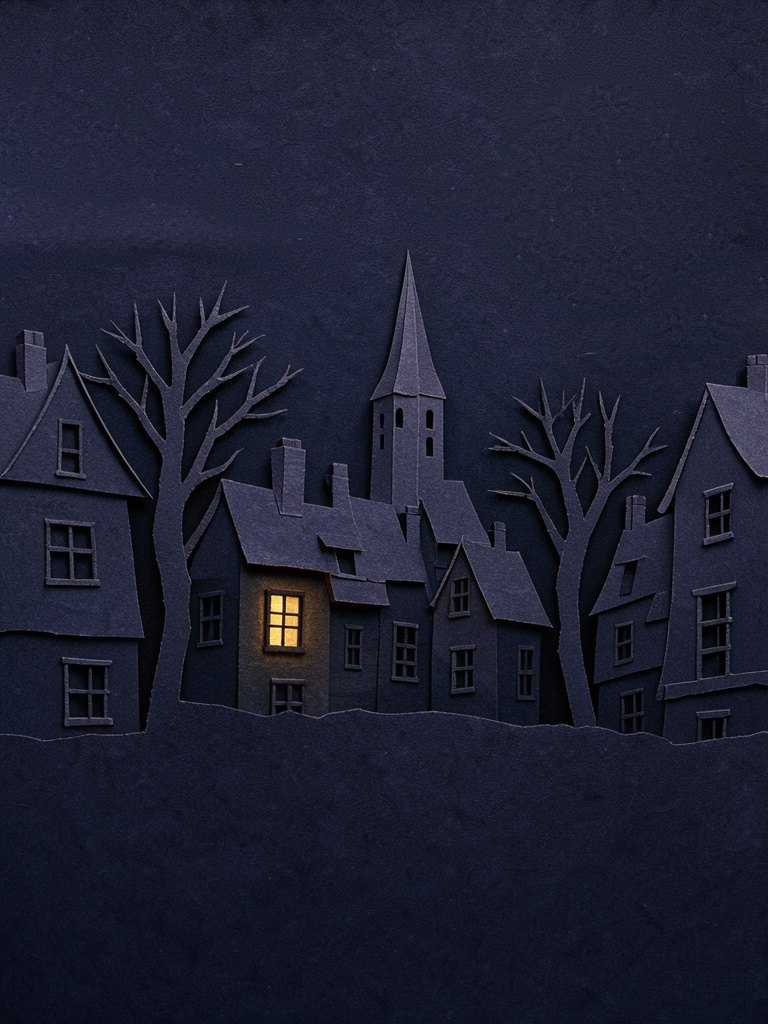
#> input picture docs/design/art/layers/night-village/village_plate.png, 768 x 1024 px, given in place of village_plate.webp, which was not available
$ python windows_lit.py
#> lines starting #> are read from the running program, lines starting #| are printed output that depends on the picture
#> in main, plate is the input picture: PIL image 768x1024 RGB; mean R, G, B 29.4, 31.4, 49.4
"""Cuts the night village's dark windows into lit ones (prototype `atmosphere-proto`).

No image model: each window's panes are found in `village_plate.webp` itself (the panes
are darker than the paper frames round them) and filled with the warm light of the one
window the art already lit, keeping the plate's own grain. Writes an atlas,
`assets/skins/shadow_paper/atmo/windows_lit.webp`, and prints each window's rect on the
canvas and in the atlas for `atmo_village.dart`.

    uv run --with numpy --with pillow python frontend/tool/atmo/windows_lit.py
"""

import pathlib

import numpy as np
from PIL import Image

HERE = pathlib.Path(__file__).resolve().parents[2]
PLATE = HERE / "assets/skins/shadow_paper/layers/night_village/village_plate.webp"
OUT = HERE / "assets/skins/shadow_paper/atmo/windows_lit.webp"

# Canvas rects (left, top, right, bottom) of the dark windows, read off the plate.
WINDOWS = [
    (59, 420, 83, 477),
    (47, 520, 99, 585),
    (63, 659, 110, 725),
    (199, 593, 222, 645),
    (272, 680, 304, 713),
    (345, 625, 363, 670),
    (392, 623, 418, 680),
    (449, 577, 470, 617),
    (451, 647, 476, 691),
    (518, 647, 535, 698),
    (613, 622, 633, 665),
    (620, 688, 643, 733),
    (705, 487, 732, 543),
    (697, 587, 733, 677),
    (337, 550, 355, 573),
]
HOT = np.array([255, 222, 140], float)
EDGE = np.array([206, 138, 58], float)


def lit(crop):
    rgb = np.asarray(crop, float)
    lum = rgb @ np.array([0.299, 0.587, 0.114])
    lo, hi = np.percentile(lum, 15), np.percentile(lum, 85)
#> lo = 5.87; hi = 67.97
    thr = (lo + hi) / 2
#> thr = 36.92
    alpha = np.clip((thr + 5 - lum) / 10, 0, 1)
    h, w = lum.shape
#> h = 57; w = 24
    yy, xx = np.mgrid[0:h, 0:w]
    r = np.sqrt(((xx - w / 2) / (w / 2)) ** 2 + ((yy - h / 2) / (h / 2)) ** 2)
    t = np.clip(r / 1.2, 0, 1)[..., None]
    colour = HOT * (1 - t) + EDGE * t
    grain = (lum - lum.mean())[..., None] * 0.9
    colour = np.clip(colour + grain, 0, 255)
    out = np.dstack([colour, alpha * 255]).astype(np.uint8)
    return Image.fromarray(out, "RGBA")


def main():
    plate = Image.open(PLATE).convert("RGB")
    sprites = [lit(plate.crop(r)) for r in WINDOWS]
#> in lit (call 5), `lum = rgb @ np.array([0.299, 0.587, 0.114])`:
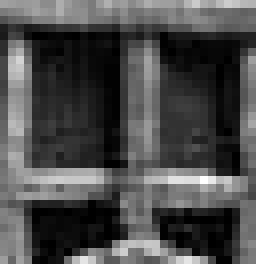
#> lum: shape (33, 32) float64 (shown 8 times larger); min 0, max 82.08, mean 24.3; drawn with min black and max white
#> in lit (call 5), `lo, hi = np.percentile(lum, 15), np.percentile(lum, 85)`: lo = 3.29; hi = 44.58
#> in lit (call 5), `thr = (lo + hi) / 2`: thr = 23.93
#> in lit (call 5), `out = np.dstack([colour, alpha * 255]).astype(np.uint8)`:
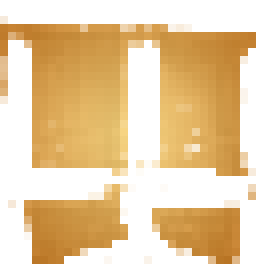
#> out: shape (33, 32, 4) (shown 8 times larger); mean of channels 0, 1, 2, 3 222.9, 168.1, 87.4, 137; transparent parts drawn white
#> in lit (call 7), `rgb = np.asarray(crop, float)`:
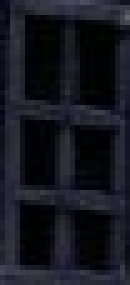
#> rgb: shape (57, 26, 3) float64 (shown 5 times larger); mean R, G, B 22.1, 22.5, 31.6
#> in lit (call 7), `lo, hi = np.percentile(lum, 15), np.percentile(lum, 85)`: lo = 2.16; hi = 45.37
#> in lit (call 7), `thr = (lo + hi) / 2`: thr = 23.76
#> in lit (call 8), `lum = rgb @ np.array([0.299, 0.587, 0.114])`:
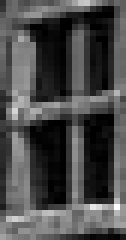
#> lum: shape (40, 21) float64 (shown 6 times larger); min 0.228, max 88.08, mean 25.9; drawn with min black and max white
#> in lit (call 8), `lo, hi = np.percentile(lum, 15), np.percentile(lum, 85)`: lo = 3.91; hi = 46.89
#> in lit (call 8), `thr = (lo + hi) / 2`: thr = 25.4
#> in lit (call 9), `rgb = np.asarray(crop, float)`:
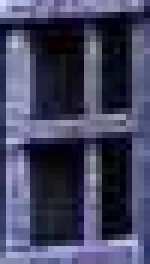
#> rgb: shape (44, 25, 3) float64 (shown 6 times larger); mean R, G, B 23.7, 24, 33.4; drawn with min black and max white
#> in lit (call 9), `lum = rgb @ np.array([0.299, 0.587, 0.114])`:
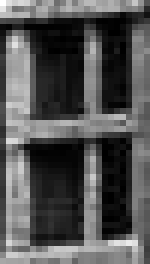
#> lum: shape (44, 25) float64 (shown 6 times larger); min 0.228, max 75.88, mean 25; drawn with min black and max white
#> in lit (call 9), `lo, hi = np.percentile(lum, 15), np.percentile(lum, 85)`: lo = 4.15; hi = 47.9
#> in lit (call 9), `thr = (lo + hi) / 2`: thr = 26.02
#> in lit (call 9), `alpha = np.clip((thr + 5 - lum) / 10, 0, 1)`:
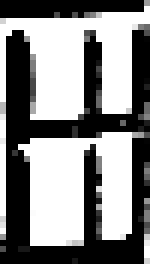
#> alpha: shape (44, 25) float64 (shown 6 times larger); min 0, max 1, mean 0.527
#> sprites = 15 items
    width = sum(s.width for s in sprites) + 2 * len(sprites)
#> width = 439
    height = max(s.height for s in sprites)
#> height = 90
    atlas = Image.new("RGBA", (width, height), (0, 0, 0, 0))
    x = 0
    print("// canvas rect -> atlas left")
    for r, s in zip(WINDOWS, sprites):
        atlas.paste(s, (x, 0))
        print(f"  (Rect.fromLTRB{r}, {x}),")
        x += s.width + 2
#> this loop made 15 passes
#> (r, x) on passes 1 to 12: ((59, 420, 83, 477), 26), ((47, 520, 99, 585), 80), ((63, 659, 110, 725), 129), ((199, 593, 222, 645), 154), ((272, 680, 304, 713), 188), ((345, 625, 363, 670), 208), ((392, 623, 418, 680), 236), ((449, 577, 470, 617), 259), ((451, 647, 476, 691), 286), ((518, 647, 535, 698), 305), ((613, 622, 633, 665), 327), ((620, 688, 643, 733), 352)
#|   (Rect.fromLTRB(59, 420, 83, 477), 0),
#|   (Rect.fromLTRB(47, 520, 99, 585), 26),
#|   (Rect.fromLTRB(63, 659, 110, 725), 80),
#|   (Rect.fromLTRB(199, 593, 222, 645), 129),
#|   (Rect.fromLTRB(272, 680, 304, 713), 154),
#|   (Rect.fromLTRB(345, 625, 363, 670), 188),
#|   (Rect.fromLTRB(392, 623, 418, 680), 208),
#|   (Rect.fromLTRB(449, 577, 470, 617), 236),
#> (further printed lines are left out)
#> after the loop, x = 439
    atlas.save(OUT, "WEBP", quality=88, method=6)
#> (the run stopped early here; a loop or call above may not have finished)
